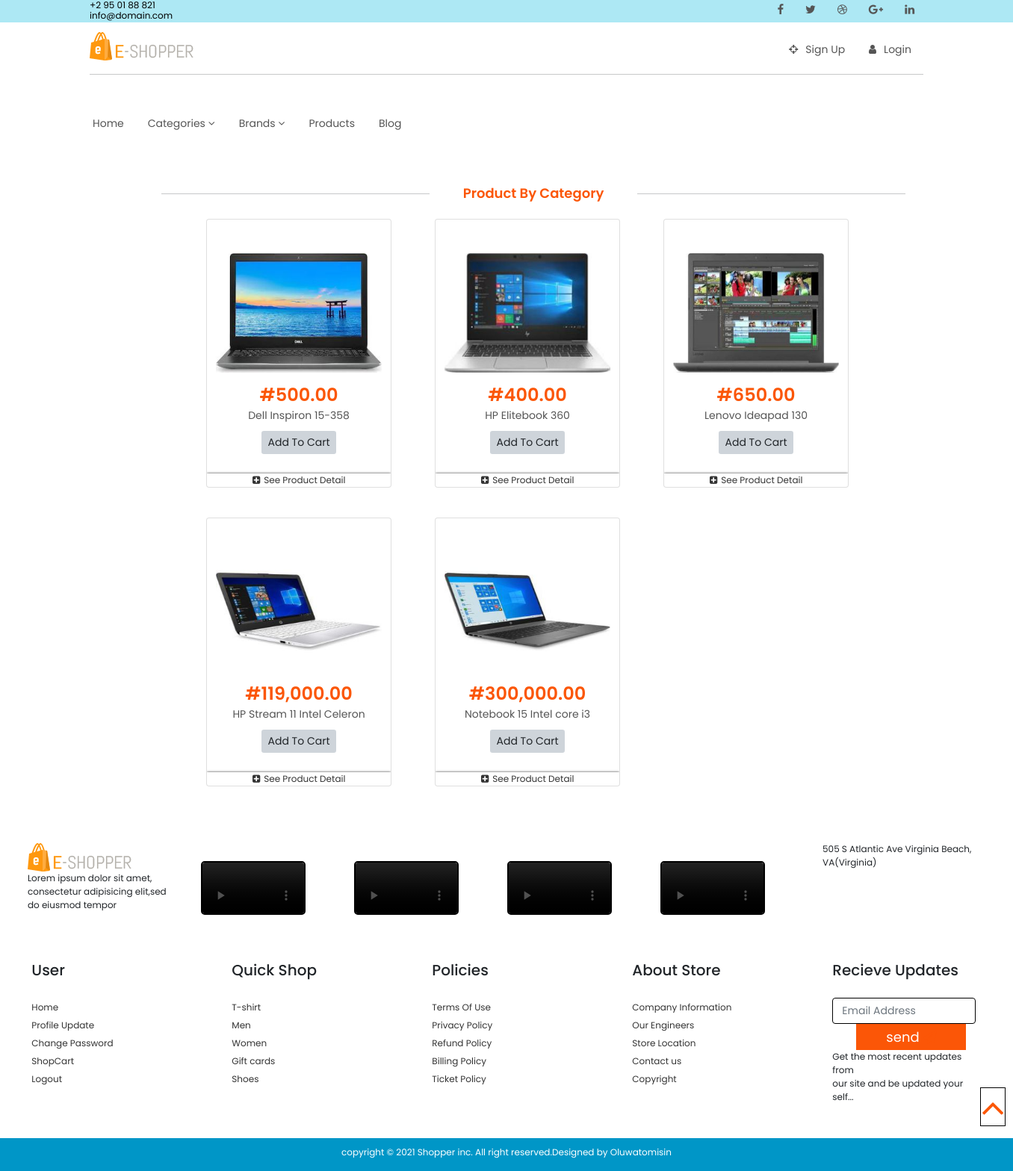
The page /products/category/1 on the database its author committed.
### home/models.py (models this page shows, shortened)
class Setting(models.Model):
    STATUS =(
        ('True', 'True'),
        ('False', 'False'),
    )
    title = models.CharField(max_length=100)
    keywords = models.CharField(max_length=255)
    description = models.CharField(max_length=255, null=True)
    company = models.CharField(max_length=50, null=True)
    address = models.CharField( max_length=100)
    phone = models.CharField( null=True, max_length=15)
    email = models.CharField(blank=True, max_length=50)
    icon = models.ImageField(blank=True,null=True,  upload_to='images/')
    logo = models.ImageField(blank=True,null=True, upload_to='images/')
    default_pic = models.ImageField(blank=True,null=True, upload_to='images/')
    menu_icon = models.ImageField(blank=True,null=True, upload_to='images/')
    facebook = models.CharField(blank=True, max_length=50)
    instagram = models.CharField(blank=True, max_length=50)
    twitter = models.CharField(blank=True, max_length=50)
    created_at = models.DateTimeField(auto_now_add=True)
    updated_at = models.DateTimeField(auto_now=True)
    about =RichTextUploadingField(blank=True)
    contact =RichTextUploadingField(blank=True)
    status = models.CharField(max_length=10, choices=STATUS)

### products/models.py (models this page shows, shortened)
class Product(models.Model):
    AVAILABILITY = (
        ('Instock', 'Instock'),
        ('Out of stock', 'Out of stock')
    )
    cat = models.ForeignKey(Category, on_delete= models.CASCADE)
    brand = models.ForeignKey(Brand, on_delete= models.CASCADE)
    prod_name = models.CharField(max_length=50)
    image = models.ImageField(null=True, blank=True, upload_to='images/')
    price = models.SmallIntegerField()
    amount = models.IntegerField(null=True, blank=True)
    product_id = models.CharField(max_length=20, null=True, blank=True)
    availability = models.CharField(max_length=20, choices= AVAILABILITY, default='Instock')
    HDD = models.CharField(max_length=50, null=True, blank=True)
    processor = models.CharField(max_length=200, null=True, blank=True)
    RAM = models.CharField(max_length=40, blank=True, null=True)
    screen_size = models.CharField(max_length=50, null=True, blank=True)
    featured = models.BooleanField(blank=True)
    recommended = models.BooleanField(blank=True)
    condition = models.CharField(max_length=20, default= 'New')
    created_at = models.DateTimeField(auto_now_add=True)
    updated_at = models.DateTimeField(auto_now=True)
    slug = models.SlugField(unique=True)
    class Meta:
        db_table = 'product'
        managed = True
        verbose_name = 'product'
        verbose_name_plural = 'products'

### products/views.py (the view)
# urls.py: path('category/<str:id>', views.category, name='category'),
def category(request, id):
    setting = Setting.objects.get(pk=1)
    catego = Product.objects.filter(cat__id=id)
    cat = Category.objects.all()
    brands = Brand.objects.all()
    context = {
        'setting': setting,
        'catego': catego,
        'cat': cat,
        'brands': brands,
    }
    return render(request, 'cat.html', context)

### products/templates/cat.html (shortened to what this page needs)
{% extends 'base.html' %}
{% load humanize %}
{% block header %}
    {% include "header.html" %}
{% endblock header %}
{% block content %}
<section class="index_content product">
    <div class="container whiteback">
        <div class="row">
            <div class="mainbar col-sm-12 col-md-7 col-lg-12">
                <div class="container featured_item">
                    <div class="title_div">
                        <hr><h5>Product By Category</h5><hr>
                    </div>
                    <div class="row">
                        {% if catego %}
                            {% for item in catego %}
                                <div class="card prod" style="width: 15.5rem;">
                                    <img src="{{item.image.url}}" class="card-img-top" alt="..." style="height: 10rem; margin-top:45px;">
                                    <div class="card-body center_text">
                                        <h4>#{{item.price | floatformat:2 | intcomma}}</h4>
                                        <p>{{item.prod_name}}</p>
                                        <a href="#" class="btn btn-sm">Add To Cart</a>
                                    </div>
                                    <div class="wish">
                                        <a href="{% url 'prod_detail' item.id %}"><i class="fa fa-plus-square" aria-hidden="true"></i>See Product Detail</a>
                                    </div>
                                </div>
                            {% endfor %}
                        {% endif %}
                    </div>
                </div>
            </div>
        </div>
    </div>
</section>
{% endblock content %}
{% block footer %}
    {% include "footer.html" %}
{% endblock footer %}

### home/templates/header.html (shortened to what this page needs)
<header class="main_header" id="top">
    <div class="header_one">
        <div class="container container--flex">
            <div class="contact">
                <p> +2 95 01 88 821</p>
                <p>info@domain.com</p>
            </div>
            <ul class="social_media_handles">
                <div><i class="fa fa-facebook" aria-hidden="true"></i></div>
                <div><i class="fa fa-twitter" aria-hidden="true"></i></div>
                <div><i class="fa fa-dribbble" aria-hidden="true"></i></div>
                <div><i class="fa fa-google-plus" aria-hidden="true"></i></div>
                <div><i class="fa fa-linkedin" aria-hidden="true"></i></div>
            </ul>
        </div>
    </div>
    <div class="header_two">
        <div class="container">
            <div class="row">
                <div class="header_two--logo col col-sm-4 col-md-3 col-lg-3"><img src="{{setting.logo.url}}" alt=""></div>
                <div class="header_two--nav-links col-sm-12 col-md-9 col-lg-9 ">
                    <ul id="MenuItems" class="nav justify-content-end" >
                        {% if user.id is not None %}
                            <li class="">
                                <a class="nav-link" href="{% url 'logout' %}"><i class="fa fa-user" aria-hidden="true"></i>Logout</a>
                            </li>
                            <li class="">
                                <a class="nav-link" href="#"><i class="fa fa-star" aria-hidden="true"></i>Wishlist</a>
                            </li>
                            <li class="">
                                <a class="nav-link" href="{% url 'order:cart' %}"><i class="fa fa-shopping-cart" aria-hidden="true"></i>Cart</a>
                            </li>
                            <li class="">
                                <a class="nav-link" href="#"><i class="fa fa-user" aria-hidden="true"></i>Account</a>
                            </li>
                            {% else %}
                            <li class="">
                                <a class="nav-link" href="{% url 'signupform' %}"><i class="fa fa-crosshairs" aria-hidden="true"></i>Sign Up</a>
                            </li>
                            <li class="">
                                <a class="nav-link" href="{% url 'signupform' %}"><i class="fa fa-user" aria-hidden="true"></i>Login</a>
                            </li>
                        {% endif %}
                    </ul>
                </div>
            </div>
            <hr>
        </div>
    </div>
    <div class="header_three">
       <div class="container">
           <div class="row">
                <ul class="nav col-sm-12 col-md-8 col-lg-8">
                    <li class="nav-item">
                        <a class="nav-link active" href="{% url 'index' %}">Home</a>
                    </li>
                    <li class="nav-item">
                        <a class="nav-link" href="#" id="shop">Categories <i class="fa fa-angle-down" aria-hidden="true"></i></a>
                    </li>
                    <li class="nav-item">
                        <a class="nav-link" href="#">Brands <i class="fa fa-angle-down" aria-hidden="true"></i></a>
                    </li>
                    <li class="nav-item">
                        <a class="nav-link" href="{% url 'products' %}">Products</a>
                    </li>
                    <li class="nav-item">
                        <a class="nav-link" href="{% url 'bcontent' %}">Blog</a>
                    </li>
                </ul>
                <div class="header_three--search col-sm-12 col-md-3 col-lg-3">
                </div>
           </div>
       </div>
    </div>
</header>

### home/templates/footer.html (shortened to what this page needs)
{% load static %}
<section class="footer">
    <div class="row foot container-fluid">
        <div class="col-lg-2 log_text">
            <img src="images/home/logo.png" alt="">
            <p>
                Lorem ipsum dolor sit amet, consectetur adipisicing elit,sed do eiusmod tempor
            </p>
        </div>
        <div class="video col-lg-2">
            <video width="140" controls>
                <source src="{% static '' %}videos/videoplayback (4).mp4" type="video/mp4">
            </video>
        </div>
        <div class="video col-lg-2">
            <video width="140" controls>
                <source src="{% static '' %}videos/videoplayback (4).mp4" type="video/mp4">
            </video>
        </div>
        <div class="video col-lg-2">
            <video width="140" controls>
                <source src="{% static '' %}videos/videoplayback (4).mp4" type="video/mp4">
            </video>
        </div>
        <div class="video col-lg-2">
            <video width="140" controls>
                <source src="{% static '' %}videos/videoplayback (4).mp4" type="video/mp4">
            </video>
        </div>
        <div class=" loc col-lg-2">
            <div class="location" >
                <p>{{setting.address}}</p>
            </div>
        </div>
    </div>
    <div class="footer_info fluid-container">
        <div class="row">
            <div class="col-2 col-sm-2 col-lg-2">
                <h5>User</h5>
                <div>
                    <li><a href="#">Home</a></li>
                    <li><a href="">Profile Update</a></li>
                    <li><a href="">Change Password</a></li>
                    <li><a href="">ShopCart</a></li>
                    <li><a href="">Logout</a></li>
                </div>
            </div>
            <div class="cl-2 col-sm-2 col-lg-2">
                <h5>Quick Shop</h5>
                <div>
                    <li><a href="">T-shirt</a></li>
                    <li><a href="">Men</a></li>
                    <li><a href="">Women</a></li>
                    <li><a href="">Gift cards</a></li>
                    <li><a href="">Shoes</a></li>
                </div>
            </div>
            <div class="col-2 col-sm-2 col-lg-2">
                <h5>Policies</h5>
                <div>
                    <li><a href="">Terms Of Use</a></li>
                    <li><a href="">Privacy Policy</a></li>
                    <li><a href="">Refund Policy</a></li>
                    <li><a href="">Billing Policy</a></li>
                    <li><a href="">Ticket Policy</a></li>
                </div>
            </div>
            <div class=" col-2 col-sm-2 col-lg-2">
                <h5>About Store</h5>
                <div>
                    <li><a href="">Company Information</a></li>
                    <li><a href="">Our Engineers</a></li>
                    <li><a href="">Store Location</a></li>
                    <li><a href="">Contact us</a></li>
                    <li><a href="">Copyright</a></li>
                </div>
            </div>
            <div class="col-2 col-sm-2 upda">
                <h5>Recieve Updates</h5>
                <div class=" update" >
                    <form action="{% url 'updateme' %}" method="POST">
                        <input type="email" class="form-control" placeholder="Email Address"  style="border: 1px solid black;" name="email">
                        <button type="submit" >send <i class="fa fa-paper-plane"></i></button>
                    </form>
                </div>
                <p>Get the most recent updates from <br>
                    our site and be updated your self...</p>
            </div>
        </div>
    </div>
    <div class="">
        <div class="copyright">
            <p>copyright &copy; 2021 Shopper inc. All right reserved.</p>
            <p> Designed by  Oluwatomisin</p>
        </div>
    </div>
</section>

### home/static/css/main.css (style rules this page uses)
:root { --hover-color: #0096c7; --main-bg-color: #f8f9fa; --first-nav-color: #ade8f4; --main-color:#fb5607; --nav-links-color: #555; --main-text-color: #555; --ff-main-fontsize:14px; --ff-smallest-font: 12px; --ff-nav-fontsize:14px; --ff-title-fontsize:18px; --nav-two-three-height: 4rem; }
* { padding: 0; margin: 0; box-sizing: border-box; }
body { font-family: 'Poppins', sans-serif; }
.header_one { height: 30px; max-width: 100%; background-color: var(--first-nav-color); color: black; font-size: var(--ff-smallest-font); }
.container--flex { display: flex; justify-content: space-between; }
@media screen and (min-width: 576px) { .header_one { padding-inline: 10px; } }
.contact { display: flex; padding-block: 5px; }
.contact > * + * { margin-left:20px ; }
@media screen and (min-width:576px) { .contact { display:block; margin: 0; padding-block: 0px; } }
@media screen and (min-width:576px) { .contact p { padding: 0; margin: 0; line-height: 14px; } }
.social_media_handles { list-style: none; display: flex; height: 30px; }
.social_media_handles > * + * { margin-left: 5px; }
.social_media_handles div { padding-inline: 12px; padding-block: 5px; }
.social_media_handles div .fa { font-size: 15px; color: var(--nav-links-color); }
.header_two { height: var(--nav-two-three-height); }
.header_two .container hr { margin-top: 30px; }
.header_two--logo img { transform: translateY(12px); }
.header_two--nav-links ul li a { font-size: var(--ff-nav-fontsize); color: var(--main-text-color); transform: translateY(18px); transition: 0.7s; }
.header_two--nav-links ul li .fa { margin-right: 10px; }
.header_three { margin-top: 8px; height: var(--nav-two-three-height); }
.header_three ul li a { font-size: var(--ff-nav-fontsize); color: var(--nav-links-color); transform: translateY(13px); }
@media screen and (min-width:768px) { .header_three { margin-top: 40px; } }
.side_title_div, .title_div { display: flex; text-align: center; margin: 45px 0px 15px 0px; }
.title_div hr { flex-basis: 90%; }
.title_div h5 { margin-top: 5px; font-size: var(--ff-title-fontsize); flex-basis: 70%; color: var(--main-color); font-weight: 600; }
.center_text { text-align: center; color: var(--main-text-color) ; font-size:var(--ff-main-fontsize) ; line-height: 10px; }
.center_text h4 { color: var(--main-color); font-weight: 600; }
.card-body a { background-color: #ced4da; transition: 0.8s; }
.card { overflow: hidden; height: 22.5rem; }
.product .row { margin-left: 60px; }
.featured_item .card img { height: 24rem; width: 100%; }
.wish { box-shadow: 0px 0px 3px 0px #333; width:15.4rem; transform: translateX(-12px); font-size: 12px; color: lightgrey; display: flex; justify-content: center; }
.wish a { text-decoration: none; color: #333; transition: 0.7s; }
.wish .fa { margin-right: 5px; }
.mainbar .card { margin:0px 5px 40px 0px; }
.mainbar .prod { margin-right: 58px ; }
form button { padding-inline: 40px; padding-block: 4px; border: none; font-size: 18px; background-color: var(--main-color); color: white; transition: 0.7s; transform: translateX(33rem) translateY(-20px); }
.footer .row { display: flex; justify-content: space-around; }
.footer .video { margin-top: 60px; width: 11.2rem; padding: 0; }
.footer video { border: 2px solid black; border-radius: 5px; }
.log_text { margin-top:35px; }
.loc .location { position: absolute; font-size: 11px; }
.footer_info { margin-top: 50px; }
.footer_info { margin-bottom: 30px; padding-inline: 20px; }
.footer_info div { list-style: none; }
.footer_info div li a { text-decoration: none; font-size: 12px; color: #333; transition: 1s; }
.footer_info h5 { margin-bottom: 25px; }
.footer_info .update input { font-size:14px; width:12rem ; }
.footer_info .update button .fa { color: var(--main-color); }
.upda form button { transform: translateX(2rem); }
.footer_info p { font-size: 14px; }
.footer p { font-size: 12px; }
.copyright { font-size: 12px; display: flex; justify-content: center; background-color:#0096c7; color: white; }
.copyright p { margin-top: 10px; }

### rows shown on the page
Setting: logo (picture), address "505 S Atlantic Ave Virginia Beach, VA(Virginia)"
Product: image (picture), price "500.00", prod_name "Dell Inspiron 15-358"
Product: image (picture), price "400.00", prod_name "HP Elitebook 360"
Product: image (picture), price "650.00", prod_name "Lenovo Ideapad 130"
Product: image (picture), price "119,000.00", prod_name "HP Stream 11 Intel Celeron"
Product: image (picture), price "300,000.00", prod_name "Notebook 15 Intel core i3"
